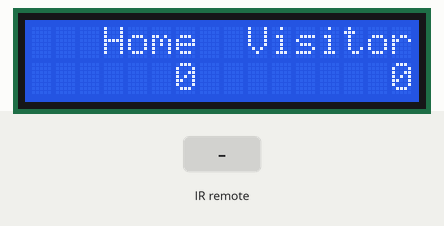
This sketch was run on a simulated Arduino Uno, built with avr-gcc and run on an emulated ATmega328P. Shown: 16×2 character LCD. Inputs (shaded band) come from the test bench.

Above: at 1.2 s.
1.3 s: infrared code 0xFFC23D received
At 2.5 s:
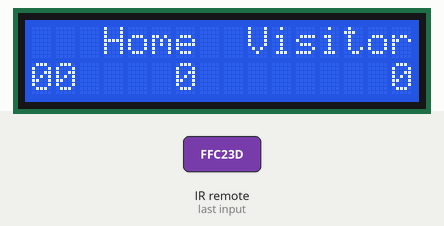
2.8 s: infrared code 0xFFA25D received
At 4.2 s:
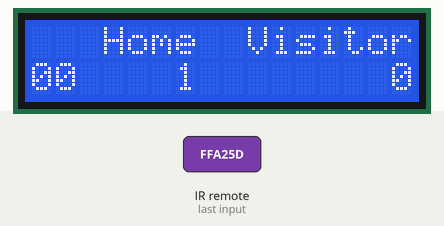
Timing chart, 0 to 5.8 s (numbered marks = the images above; inputs shaded):
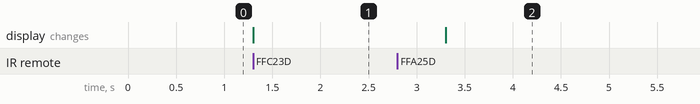

The sketch:

IRFinal_works.ino
```cpp
// include the lcd library
#include <LiquidCrystal.h>

// initialize the library with the numbers of the arduino pins
LiquidCrystal lcd(12, 11, 5, 4, 3, 2);

#include <IRremote.h>
const int RECV_PIN = 7;
IRrecv irrecv(RECV_PIN);
decode_results results;

signed short minutes, secondes, millisecondes;
char timeline[16];

int homeScore;
int visitorScore;

void setup(){
  irrecv.enableIRIn();
  irrecv.blink13(true);
  lcd.begin(16, 2);

  setupScreen();
}
void setupScreen()
{
  lcd.clear();
  // Make the home score on the left, and the visitor several spaces away
  lcd.setCursor(3,0);
  lcd.print("Home  Visitor");
  // start it at zeros
  homeScore = 0;
  visitorScore = 0;


}

void loop() {


  if (irrecv.decode(&results)){

        switch(results.value){
          case 0xFFC23D:
          lcd.setCursor(0, 1);
          sprintf(timeline, "%0.2d",  secondes);
          lcd.print(timeline);

          delay(1000);
          secondes++;

          if (secondes == 60)
          {
          lcd.setCursor(0,1);
           lcd.print("X");
          }
        }


        switch(results.value){
          case 0xFFA25D: //Keypad button "CH-"
          homeScore++;
          delay(500);
        }
        switch(results.value){
          case 0xFFE01F: //Keypad button "-"
          homeScore++;
          homeScore++;
          homeScore++;
          delay(500);
        }

        switch(results.value){
          case 0xFFE21D: //Keypad button "Ch+"
          visitorScore++;
          delay(500);
        }
        switch(results.value){
          case 0xFFA857: //Keypad button "Ch+"
          visitorScore++;
          visitorScore++;
          visitorScore++;
          delay(500);
        }

        switch(results.value){
          case 0xFF629D: //Keypad button "CH"
          setupScreen();
        }

        switch(results.value){
          case 0xFF22DD: //Keypad button "CH"
          homeScore--;
          delay(500);
        }
        switch(results.value){
          case 0xFF02FD: //Keypad button "CH"
          visitorScore--;
          delay(500);
        }

        irrecv.resume();
          }


  lcd.setCursor(6, 1);
  lcd.print(homeScore);
  lcd.setCursor(15, 1);
  lcd.print(visitorScore);

}
```

Measured:
- after the input at 1.3 s, the display: changes at once (image 1)
- after the input at 2.8 s, the display: changes after 0.50 s (image 2)
